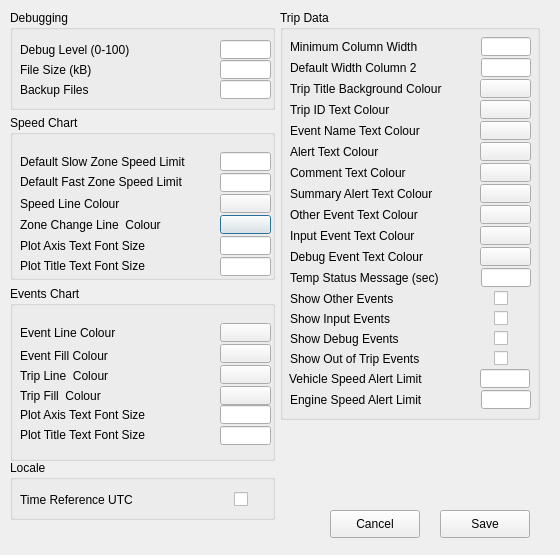
<?xml version="1.0" encoding="UTF-8"?>
<ui version="4.0">
 <class>Preferences</class>
 <widget class="QDialog" name="Preferences">
  <property name="windowModality">
   <enum>Qt::ApplicationModal</enum>
  </property>
  <property name="geometry">
   <rect>
    <x>0</x>
    <y>0</y>
    <width>560</width>
    <height>555</height>
   </rect>
  </property>
  <property name="sizePolicy">
   <sizepolicy hsizetype="MinimumExpanding" vsizetype="MinimumExpanding">
    <horstretch>0</horstretch>
    <verstretch>0</verstretch>
   </sizepolicy>
  </property>
  <property name="minimumSize">
   <size>
    <width>560</width>
    <height>555</height>
   </size>
  </property>
  <property name="maximumSize">
   <size>
    <width>560</width>
    <height>555</height>
   </size>
  </property>
  <property name="windowTitle">
   <string>Edit Preferences</string>
  </property>
  <widget class="QGroupBox" name="SpeedBox">
   <property name="geometry">
    <rect>
     <x>10</x>
     <y>115</y>
     <width>265</width>
     <height>165</height>
    </rect>
   </property>
   <property name="minimumSize">
    <size>
     <width>265</width>
     <height>165</height>
    </size>
   </property>
   <property name="maximumSize">
    <size>
     <width>265</width>
     <height>165</height>
    </size>
   </property>
   <property name="title">
    <string>Speed Chart</string>
   </property>
   <widget class="QLabel" name="label_5">
    <property name="geometry">
     <rect>
      <x>10</x>
      <y>37</y>
      <width>191</width>
      <height>20</height>
     </rect>
    </property>
    <property name="text">
     <string>Default Slow Zone Speed Limit</string>
    </property>
   </widget>
   <widget class="QLineEdit" name="lowSpeedVal">
    <property name="geometry">
     <rect>
      <x>210</x>
      <y>37</y>
      <width>51</width>
      <height>19</height>
     </rect>
    </property>
    <property name="toolTip">
     <string extracomment="Debug level (0-100)"/>
    </property>
    <property name="inputMethodHints">
     <set>Qt::ImhNone</set>
    </property>
    <property name="maxLength">
     <number>3</number>
    </property>
   </widget>
   <widget class="QLabel" name="label_6">
    <property name="geometry">
     <rect>
      <x>10</x>
      <y>57</y>
      <width>191</width>
      <height>20</height>
     </rect>
    </property>
    <property name="text">
     <string>Default Fast Zone Speed Limit</string>
    </property>
   </widget>
   <widget class="QLineEdit" name="highSpeedVal">
    <property name="geometry">
     <rect>
      <x>210</x>
      <y>58</y>
      <width>51</width>
      <height>19</height>
     </rect>
    </property>
    <property name="toolTip">
     <string extracomment="Debug level (0-100)"/>
    </property>
    <property name="inputMethodHints">
     <set>Qt::ImhNone</set>
    </property>
    <property name="maxLength">
     <number>3</number>
    </property>
   </widget>
   <widget class="QLabel" name="label_23">
    <property name="geometry">
     <rect>
      <x>10</x>
      <y>79</y>
      <width>191</width>
      <height>20</height>
     </rect>
    </property>
    <property name="text">
     <string>Speed Line Colour</string>
    </property>
   </widget>
   <widget class="QLabel" name="label_24">
    <property name="geometry">
     <rect>
      <x>10</x>
      <y>100</y>
      <width>191</width>
      <height>20</height>
     </rect>
    </property>
    <property name="text">
     <string>Zone Change Line  Colour</string>
    </property>
   </widget>
   <widget class="QPushButton" name="zoneLineColVal">
    <property name="geometry">
     <rect>
      <x>210</x>
      <y>100</y>
      <width>51</width>
      <height>19</height>
     </rect>
    </property>
    <property name="autoFillBackground">
     <bool>true</bool>
    </property>
    <property name="text">
     <string/>
    </property>
   </widget>
   <widget class="QPushButton" name="speedLineColVal">
    <property name="geometry">
     <rect>
      <x>210</x>
      <y>79</y>
      <width>51</width>
      <height>19</height>
     </rect>
    </property>
    <property name="autoFillBackground">
     <bool>true</bool>
    </property>
    <property name="text">
     <string/>
    </property>
   </widget>
   <widget class="QLineEdit" name="titleFontSizeVal">
    <property name="geometry">
     <rect>
      <x>210</x>
      <y>142</y>
      <width>51</width>
      <height>19</height>
     </rect>
    </property>
    <property name="toolTip">
     <string extracomment="Debug level (0-100)"/>
    </property>
    <property name="inputMethodHints">
     <set>Qt::ImhNone</set>
    </property>
    <property name="maxLength">
     <number>2</number>
    </property>
   </widget>
   <widget class="QLineEdit" name="axisFontSizeVal">
    <property name="geometry">
     <rect>
      <x>210</x>
      <y>121</y>
      <width>51</width>
      <height>19</height>
     </rect>
    </property>
    <property name="toolTip">
     <string extracomment="Debug level (0-100)"/>
    </property>
    <property name="inputMethodHints">
     <set>Qt::ImhNone</set>
    </property>
    <property name="maxLength">
     <number>2</number>
    </property>
   </widget>
   <widget class="QLabel" name="label_25">
    <property name="geometry">
     <rect>
      <x>10</x>
      <y>121</y>
      <width>191</width>
      <height>20</height>
     </rect>
    </property>
    <property name="text">
     <string>Plot Axis Text Font Size</string>
    </property>
   </widget>
   <widget class="QLabel" name="label_26">
    <property name="geometry">
     <rect>
      <x>10</x>
      <y>141</y>
      <width>191</width>
      <height>20</height>
     </rect>
    </property>
    <property name="text">
     <string>Plot Title Text Font Size</string>
    </property>
   </widget>
  </widget>
  <widget class="QGroupBox" name="tripBox">
   <property name="geometry">
    <rect>
     <x>280</x>
     <y>10</y>
     <width>260</width>
     <height>410</height>
    </rect>
   </property>
   <property name="minimumSize">
    <size>
     <width>260</width>
     <height>410</height>
    </size>
   </property>
   <property name="maximumSize">
    <size>
     <width>260</width>
     <height>410</height>
    </size>
   </property>
   <property name="title">
    <string>Trip Data</string>
   </property>
   <widget class="QLabel" name="label_7">
    <property name="geometry">
     <rect>
      <x>10</x>
      <y>69</y>
      <width>181</width>
      <height>20</height>
     </rect>
    </property>
    <property name="text">
     <string>Trip Title Background Colour</string>
    </property>
   </widget>
   <widget class="QPushButton" name="tripTitleBgColVal">
    <property name="geometry">
     <rect>
      <x>200</x>
      <y>69</y>
      <width>51</width>
      <height>19</height>
     </rect>
    </property>
    <property name="autoFillBackground">
     <bool>true</bool>
    </property>
    <property name="text">
     <string/>
    </property>
   </widget>
   <widget class="QLabel" name="label_8">
    <property name="geometry">
     <rect>
      <x>10</x>
      <y>90</y>
      <width>181</width>
      <height>20</height>
     </rect>
    </property>
    <property name="text">
     <string>Trip ID Text Colour</string>
    </property>
   </widget>
   <widget class="QPushButton" name="tripIDTxtColVal">
    <property name="geometry">
     <rect>
      <x>200</x>
      <y>90</y>
      <width>51</width>
      <height>19</height>
     </rect>
    </property>
    <property name="autoFillBackground">
     <bool>true</bool>
    </property>
    <property name="text">
     <string/>
    </property>
   </widget>
   <widget class="QPushButton" name="eventNameColVal">
    <property name="geometry">
     <rect>
      <x>200</x>
      <y>111</y>
      <width>51</width>
      <height>19</height>
     </rect>
    </property>
    <property name="autoFillBackground">
     <bool>true</bool>
    </property>
    <property name="text">
     <string/>
    </property>
   </widget>
   <widget class="QLabel" name="label_9">
    <property name="geometry">
     <rect>
      <x>10</x>
      <y>111</y>
      <width>181</width>
      <height>19</height>
     </rect>
    </property>
    <property name="text">
     <string>Event Name Text Colour</string>
    </property>
   </widget>
   <widget class="QPushButton" name="alertColVal">
    <property name="geometry">
     <rect>
      <x>200</x>
      <y>132</y>
      <width>51</width>
      <height>19</height>
     </rect>
    </property>
    <property name="autoFillBackground">
     <bool>true</bool>
    </property>
    <property name="text">
     <string/>
    </property>
   </widget>
   <widget class="QLabel" name="label_10">
    <property name="geometry">
     <rect>
      <x>10</x>
      <y>132</y>
      <width>181</width>
      <height>19</height>
     </rect>
    </property>
    <property name="text">
     <string>Alert Text Colour</string>
    </property>
   </widget>
   <widget class="QLabel" name="label_11">
    <property name="geometry">
     <rect>
      <x>10</x>
      <y>153</y>
      <width>181</width>
      <height>19</height>
     </rect>
    </property>
    <property name="text">
     <string>Comment Text Colour</string>
    </property>
   </widget>
   <widget class="QPushButton" name="commentColVal">
    <property name="geometry">
     <rect>
      <x>200</x>
      <y>153</y>
      <width>51</width>
      <height>19</height>
     </rect>
    </property>
    <property name="autoFillBackground">
     <bool>true</bool>
    </property>
    <property name="text">
     <string/>
    </property>
   </widget>
   <widget class="QLabel" name="label_12">
    <property name="geometry">
     <rect>
      <x>10</x>
      <y>174</y>
      <width>181</width>
      <height>19</height>
     </rect>
    </property>
    <property name="text">
     <string>Summary Alert Text Colour</string>
    </property>
   </widget>
   <widget class="QPushButton" name="summaryAlertColVal">
    <property name="geometry">
     <rect>
      <x>200</x>
      <y>174</y>
      <width>51</width>
      <height>19</height>
     </rect>
    </property>
    <property name="autoFillBackground">
     <bool>true</bool>
    </property>
    <property name="text">
     <string/>
    </property>
   </widget>
   <widget class="QPushButton" name="debugEventColVal">
    <property name="geometry">
     <rect>
      <x>200</x>
      <y>237</y>
      <width>51</width>
      <height>19</height>
     </rect>
    </property>
    <property name="autoFillBackground">
     <bool>true</bool>
    </property>
    <property name="text">
     <string/>
    </property>
   </widget>
   <widget class="QLabel" name="label_13">
    <property name="geometry">
     <rect>
      <x>10</x>
      <y>195</y>
      <width>181</width>
      <height>19</height>
     </rect>
    </property>
    <property name="text">
     <string>Other Event Text Colour</string>
    </property>
   </widget>
   <widget class="QPushButton" name="otherEventColVal">
    <property name="geometry">
     <rect>
      <x>200</x>
      <y>195</y>
      <width>51</width>
      <height>19</height>
     </rect>
    </property>
    <property name="autoFillBackground">
     <bool>true</bool>
    </property>
    <property name="text">
     <string/>
    </property>
   </widget>
   <widget class="QLabel" name="label_14">
    <property name="geometry">
     <rect>
      <x>10</x>
      <y>216</y>
      <width>181</width>
      <height>19</height>
     </rect>
    </property>
    <property name="text">
     <string>Input Event Text Colour</string>
    </property>
   </widget>
   <widget class="QPushButton" name="inputEventColVal">
    <property name="geometry">
     <rect>
      <x>200</x>
      <y>216</y>
      <width>51</width>
      <height>19</height>
     </rect>
    </property>
    <property name="autoFillBackground">
     <bool>true</bool>
    </property>
    <property name="text">
     <string/>
    </property>
   </widget>
   <widget class="QLabel" name="label_15">
    <property name="geometry">
     <rect>
      <x>10</x>
      <y>237</y>
      <width>181</width>
      <height>19</height>
     </rect>
    </property>
    <property name="text">
     <string>Debug Event Text Colour</string>
    </property>
   </widget>
   <widget class="QLabel" name="label_16">
    <property name="geometry">
     <rect>
      <x>10</x>
      <y>258</y>
      <width>181</width>
      <height>19</height>
     </rect>
    </property>
    <property name="text">
     <string>Temp Status Message (sec)</string>
    </property>
   </widget>
   <widget class="QLineEdit" name="tempMsgMsecVal">
    <property name="geometry">
     <rect>
      <x>201</x>
      <y>258</y>
      <width>50</width>
      <height>19</height>
     </rect>
    </property>
    <property name="toolTip">
     <string extracomment="Debug level (0-100)"/>
    </property>
    <property name="inputMethodHints">
     <set>Qt::ImhNone</set>
    </property>
    <property name="maxLength">
     <number>2</number>
    </property>
   </widget>
   <widget class="QCheckBox" name="showOtherVal">
    <property name="geometry">
     <rect>
      <x>214</x>
      <y>279</y>
      <width>21</width>
      <height>19</height>
     </rect>
    </property>
    <property name="text">
     <string/>
    </property>
   </widget>
   <widget class="QLabel" name="label_17">
    <property name="geometry">
     <rect>
      <x>10</x>
      <y>279</y>
      <width>181</width>
      <height>19</height>
     </rect>
    </property>
    <property name="text">
     <string>Show Other Events</string>
    </property>
   </widget>
   <widget class="QCheckBox" name="showInputVal">
    <property name="geometry">
     <rect>
      <x>214</x>
      <y>299</y>
      <width>21</width>
      <height>19</height>
     </rect>
    </property>
    <property name="text">
     <string/>
    </property>
   </widget>
   <widget class="QLabel" name="label_18">
    <property name="geometry">
     <rect>
      <x>10</x>
      <y>299</y>
      <width>181</width>
      <height>19</height>
     </rect>
    </property>
    <property name="text">
     <string>Show Input Events</string>
    </property>
   </widget>
   <widget class="QLabel" name="label_19">
    <property name="geometry">
     <rect>
      <x>10</x>
      <y>319</y>
      <width>181</width>
      <height>19</height>
     </rect>
    </property>
    <property name="text">
     <string>Show Debug Events</string>
    </property>
   </widget>
   <widget class="QCheckBox" name="showDebugVal">
    <property name="geometry">
     <rect>
      <x>214</x>
      <y>319</y>
      <width>21</width>
      <height>19</height>
     </rect>
    </property>
    <property name="text">
     <string/>
    </property>
   </widget>
   <widget class="QLabel" name="label_20">
    <property name="geometry">
     <rect>
      <x>10</x>
      <y>339</y>
      <width>181</width>
      <height>19</height>
     </rect>
    </property>
    <property name="text">
     <string>Show Out of Trip Events</string>
    </property>
   </widget>
   <widget class="QCheckBox" name="showOutOfTripVal">
    <property name="geometry">
     <rect>
      <x>214</x>
      <y>339</y>
      <width>21</width>
      <height>19</height>
     </rect>
    </property>
    <property name="text">
     <string/>
    </property>
   </widget>
   <widget class="QLabel" name="label_21">
    <property name="geometry">
     <rect>
      <x>9</x>
      <y>359</y>
      <width>181</width>
      <height>19</height>
     </rect>
    </property>
    <property name="text">
     <string>Vehicle Speed Alert Limit</string>
    </property>
   </widget>
   <widget class="QLineEdit" name="speedAlertLimVal">
    <property name="geometry">
     <rect>
      <x>200</x>
      <y>359</y>
      <width>50</width>
      <height>19</height>
     </rect>
    </property>
    <property name="toolTip">
     <string extracomment="Debug level (0-100)"/>
    </property>
    <property name="inputMethodHints">
     <set>Qt::ImhNone</set>
    </property>
    <property name="maxLength">
     <number>3</number>
    </property>
   </widget>
   <widget class="QLineEdit" name="rpmAlertLimVal">
    <property name="geometry">
     <rect>
      <x>201</x>
      <y>380</y>
      <width>50</width>
      <height>19</height>
     </rect>
    </property>
    <property name="toolTip">
     <string extracomment="Debug level (0-100)"/>
    </property>
    <property name="inputMethodHints">
     <set>Qt::ImhNone</set>
    </property>
    <property name="maxLength">
     <number>5</number>
    </property>
   </widget>
   <widget class="QLabel" name="label_22">
    <property name="geometry">
     <rect>
      <x>10</x>
      <y>380</y>
      <width>181</width>
      <height>19</height>
     </rect>
    </property>
    <property name="text">
     <string>Engine Speed Alert Limit</string>
    </property>
   </widget>
   <widget class="QLineEdit" name="minColWidthVal">
    <property name="geometry">
     <rect>
      <x>201</x>
      <y>27</y>
      <width>50</width>
      <height>19</height>
     </rect>
    </property>
    <property name="toolTip">
     <string extracomment="Debug level (0-100)"/>
    </property>
    <property name="inputMethodHints">
     <set>Qt::ImhNone</set>
    </property>
    <property name="maxLength">
     <number>3</number>
    </property>
   </widget>
   <widget class="QLabel" name="label_27">
    <property name="geometry">
     <rect>
      <x>10</x>
      <y>27</y>
      <width>181</width>
      <height>19</height>
     </rect>
    </property>
    <property name="text">
     <string>Minimum Column Width</string>
    </property>
   </widget>
   <widget class="QLineEdit" name="defWidthCol2Val">
    <property name="geometry">
     <rect>
      <x>201</x>
      <y>48</y>
      <width>50</width>
      <height>19</height>
     </rect>
    </property>
    <property name="toolTip">
     <string extracomment="Debug level (0-100)"/>
    </property>
    <property name="inputMethodHints">
     <set>Qt::ImhNone</set>
    </property>
    <property name="maxLength">
     <number>3</number>
    </property>
   </widget>
   <widget class="QLabel" name="label_28">
    <property name="geometry">
     <rect>
      <x>10</x>
      <y>48</y>
      <width>181</width>
      <height>19</height>
     </rect>
    </property>
    <property name="text">
     <string>Default Width Column 2</string>
    </property>
   </widget>
  </widget>
  <widget class="QGroupBox" name="localeBox">
   <property name="geometry">
    <rect>
     <x>10</x>
     <y>460</y>
     <width>265</width>
     <height>60</height>
    </rect>
   </property>
   <property name="minimumSize">
    <size>
     <width>265</width>
     <height>60</height>
    </size>
   </property>
   <property name="maximumSize">
    <size>
     <width>265</width>
     <height>60</height>
    </size>
   </property>
   <property name="title">
    <string>Locale</string>
   </property>
   <widget class="QLabel" name="label_4">
    <property name="geometry">
     <rect>
      <x>10</x>
      <y>30</y>
      <width>191</width>
      <height>19</height>
     </rect>
    </property>
    <property name="text">
     <string>Time Reference UTC</string>
    </property>
   </widget>
   <widget class="QCheckBox" name="utcVal">
    <property name="geometry">
     <rect>
      <x>224</x>
      <y>30</y>
      <width>21</width>
      <height>19</height>
     </rect>
    </property>
    <property name="text">
     <string/>
    </property>
   </widget>
  </widget>
  <widget class="QGroupBox" name="debugBox">
   <property name="geometry">
    <rect>
     <x>10</x>
     <y>10</y>
     <width>265</width>
     <height>100</height>
    </rect>
   </property>
   <property name="minimumSize">
    <size>
     <width>265</width>
     <height>100</height>
    </size>
   </property>
   <property name="maximumSize">
    <size>
     <width>265</width>
     <height>100</height>
    </size>
   </property>
   <property name="title">
    <string>Debugging</string>
   </property>
   <widget class="QLineEdit" name="debugBackupsVal">
    <property name="geometry">
     <rect>
      <x>210</x>
      <y>70</y>
      <width>51</width>
      <height>19</height>
     </rect>
    </property>
    <property name="toolTip">
     <string extracomment="Debug level (0-100)"/>
    </property>
    <property name="inputMethodHints">
     <set>Qt::ImhNone</set>
    </property>
    <property name="maxLength">
     <number>1</number>
    </property>
   </widget>
   <widget class="QLabel" name="label_3">
    <property name="geometry">
     <rect>
      <x>10</x>
      <y>70</y>
      <width>191</width>
      <height>19</height>
     </rect>
    </property>
    <property name="text">
     <string>Backup Files</string>
    </property>
   </widget>
   <widget class="QLabel" name="label">
    <property name="geometry">
     <rect>
      <x>10</x>
      <y>30</y>
      <width>191</width>
      <height>19</height>
     </rect>
    </property>
    <property name="text">
     <string>Debug Level (0-100)</string>
    </property>
   </widget>
   <widget class="QLineEdit" name="debugFileSizeVal">
    <property name="geometry">
     <rect>
      <x>210</x>
      <y>50</y>
      <width>51</width>
      <height>19</height>
     </rect>
    </property>
    <property name="toolTip">
     <string extracomment="Debug level (0-100)"/>
    </property>
    <property name="inputMethodHints">
     <set>Qt::ImhNone</set>
    </property>
    <property name="maxLength">
     <number>4</number>
    </property>
   </widget>
   <widget class="QLineEdit" name="debugLevelVal">
    <property name="geometry">
     <rect>
      <x>210</x>
      <y>30</y>
      <width>51</width>
      <height>19</height>
     </rect>
    </property>
    <property name="toolTip">
     <string extracomment="Debug level (0-100)"/>
    </property>
    <property name="inputMethodHints">
     <set>Qt::ImhNone</set>
    </property>
    <property name="maxLength">
     <number>3</number>
    </property>
   </widget>
   <widget class="QLabel" name="label_2">
    <property name="geometry">
     <rect>
      <x>10</x>
      <y>50</y>
      <width>191</width>
      <height>19</height>
     </rect>
    </property>
    <property name="text">
     <string>File Size (kB)</string>
    </property>
   </widget>
  </widget>
  <widget class="QPushButton" name="SaveDialogBtn">
   <property name="geometry">
    <rect>
     <x>440</x>
     <y>510</y>
     <width>90</width>
     <height>28</height>
    </rect>
   </property>
   <property name="focusPolicy">
    <enum>Qt::TabFocus</enum>
   </property>
   <property name="text">
    <string>Save</string>
   </property>
  </widget>
  <widget class="QPushButton" name="CancelDialogBtn">
   <property name="geometry">
    <rect>
     <x>330</x>
     <y>510</y>
     <width>90</width>
     <height>28</height>
    </rect>
   </property>
   <property name="text">
    <string>Cancel</string>
   </property>
  </widget>
  <widget class="QGroupBox" name="EventsBox">
   <property name="geometry">
    <rect>
     <x>10</x>
     <y>286</y>
     <width>265</width>
     <height>175</height>
    </rect>
   </property>
   <property name="minimumSize">
    <size>
     <width>265</width>
     <height>175</height>
    </size>
   </property>
   <property name="maximumSize">
    <size>
     <width>265</width>
     <height>175</height>
    </size>
   </property>
   <property name="title">
    <string>Events Chart</string>
   </property>
   <widget class="QLabel" name="label_29">
    <property name="geometry">
     <rect>
      <x>10</x>
      <y>37</y>
      <width>191</width>
      <height>20</height>
     </rect>
    </property>
    <property name="text">
     <string>Event Line Colour</string>
    </property>
   </widget>
   <widget class="QLabel" name="label_30">
    <property name="geometry">
     <rect>
      <x>10</x>
      <y>80</y>
      <width>191</width>
      <height>20</height>
     </rect>
    </property>
    <property name="text">
     <string>Trip Line  Colour</string>
    </property>
   </widget>
   <widget class="QPushButton" name="tripLineColVal">
    <property name="geometry">
     <rect>
      <x>210</x>
      <y>79</y>
      <width>51</width>
      <height>19</height>
     </rect>
    </property>
    <property name="autoFillBackground">
     <bool>true</bool>
    </property>
    <property name="text">
     <string/>
    </property>
   </widget>
   <widget class="QPushButton" name="eventLineColVal">
    <property name="geometry">
     <rect>
      <x>210</x>
      <y>37</y>
      <width>51</width>
      <height>19</height>
     </rect>
    </property>
    <property name="autoFillBackground">
     <bool>true</bool>
    </property>
    <property name="text">
     <string/>
    </property>
   </widget>
   <widget class="QLineEdit" name="eventTitleFontSizeVal">
    <property name="geometry">
     <rect>
      <x>210</x>
      <y>140</y>
      <width>51</width>
      <height>19</height>
     </rect>
    </property>
    <property name="toolTip">
     <string extracomment="Debug level (0-100)"/>
    </property>
    <property name="inputMethodHints">
     <set>Qt::ImhNone</set>
    </property>
    <property name="maxLength">
     <number>2</number>
    </property>
   </widget>
   <widget class="QLineEdit" name="eventAxisFontSizeVal">
    <property name="geometry">
     <rect>
      <x>210</x>
      <y>119</y>
      <width>51</width>
      <height>19</height>
     </rect>
    </property>
    <property name="toolTip">
     <string extracomment="Debug level (0-100)"/>
    </property>
    <property name="inputMethodHints">
     <set>Qt::ImhNone</set>
    </property>
    <property name="maxLength">
     <number>2</number>
    </property>
   </widget>
   <widget class="QLabel" name="label_31">
    <property name="geometry">
     <rect>
      <x>10</x>
      <y>119</y>
      <width>191</width>
      <height>20</height>
     </rect>
    </property>
    <property name="text">
     <string>Plot Axis Text Font Size</string>
    </property>
   </widget>
   <widget class="QLabel" name="label_32">
    <property name="geometry">
     <rect>
      <x>10</x>
      <y>139</y>
      <width>191</width>
      <height>20</height>
     </rect>
    </property>
    <property name="text">
     <string>Plot Title Text Font Size</string>
    </property>
   </widget>
   <widget class="QLabel" name="label_33">
    <property name="geometry">
     <rect>
      <x>10</x>
      <y>60</y>
      <width>191</width>
      <height>20</height>
     </rect>
    </property>
    <property name="text">
     <string>Event Fill Colour</string>
    </property>
   </widget>
   <widget class="QPushButton" name="eventFillColVal">
    <property name="geometry">
     <rect>
      <x>210</x>
      <y>58</y>
      <width>51</width>
      <height>19</height>
     </rect>
    </property>
    <property name="autoFillBackground">
     <bool>true</bool>
    </property>
    <property name="text">
     <string/>
    </property>
   </widget>
   <widget class="QLabel" name="label_34">
    <property name="geometry">
     <rect>
      <x>10</x>
      <y>100</y>
      <width>191</width>
      <height>20</height>
     </rect>
    </property>
    <property name="text">
     <string>Trip Fill  Colour</string>
    </property>
   </widget>
   <widget class="QPushButton" name="tripFillColVal">
    <property name="geometry">
     <rect>
      <x>210</x>
      <y>100</y>
      <width>51</width>
      <height>19</height>
     </rect>
    </property>
    <property name="autoFillBackground">
     <bool>true</bool>
    </property>
    <property name="text">
     <string/>
    </property>
   </widget>
  </widget>
 </widget>
 <resources/>
 <connections/>
</ui>
